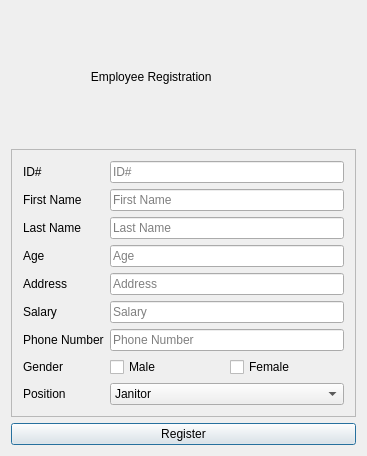
<?xml version="1.0" encoding="UTF-8"?>
<ui version="4.0">
 <class>EmployeeDialog</class>
 <widget class="QDialog" name="EmployeeDialog">
  <property name="geometry">
   <rect>
    <x>0</x>
    <y>0</y>
    <width>367</width>
    <height>456</height>
   </rect>
  </property>
  <property name="windowTitle">
   <string>EmployeeDialog</string>
  </property>
  <layout class="QGridLayout" name="gridLayout">
   <item row="2" column="0">
    <widget class="QPushButton" name="regEmployeeButton">
     <property name="text">
      <string>Register</string>
     </property>
    </widget>
   </item>
   <item row="1" column="0">
    <widget class="QFrame" name="frame">
     <property name="frameShape">
      <enum>QFrame::StyledPanel</enum>
     </property>
     <property name="frameShadow">
      <enum>QFrame::Raised</enum>
     </property>
     <layout class="QFormLayout" name="formLayout">
      <item row="12" column="1">
       <widget class="QLineEdit" name="addressLineEdit">
        <property name="placeholderText">
         <string>Address</string>
        </property>
       </widget>
      </item>
      <item row="13" column="0">
       <widget class="QLabel" name="label_6">
        <property name="text">
         <string>Salary</string>
        </property>
       </widget>
      </item>
      <item row="18" column="0">
       <widget class="QLabel" name="label_7">
        <property name="text">
         <string>Gender</string>
        </property>
       </widget>
      </item>
      <item row="18" column="1">
       <layout class="QHBoxLayout" name="horizontalLayout">
        <item>
         <widget class="QCheckBox" name="maleCheckBox">
          <property name="text">
           <string>Male</string>
          </property>
         </widget>
        </item>
        <item>
         <widget class="QCheckBox" name="femaleCheckBox">
          <property name="text">
           <string>Female</string>
          </property>
         </widget>
        </item>
       </layout>
      </item>
      <item row="20" column="1">
       <widget class="QComboBox" name="comboBox">
        <item>
         <property name="text">
          <string>Janitor</string>
         </property>
        </item>
        <item>
         <property name="text">
          <string>Doctor</string>
         </property>
        </item>
        <item>
         <property name="text">
          <string>Nurse</string>
         </property>
        </item>
        <item>
         <property name="text">
          <string>Receptionist </string>
         </property>
        </item>
       </widget>
      </item>
      <item row="13" column="1">
       <widget class="QLineEdit" name="salaryLineEdit">
        <property name="placeholderText">
         <string>Salary</string>
        </property>
       </widget>
      </item>
      <item row="12" column="0">
       <widget class="QLabel" name="label_5">
        <property name="text">
         <string>Address</string>
        </property>
       </widget>
      </item>
      <item row="11" column="1">
       <widget class="QLineEdit" name="ageLineEdit">
        <property name="placeholderText">
         <string>Age</string>
        </property>
       </widget>
      </item>
      <item row="11" column="0">
       <widget class="QLabel" name="label_4">
        <property name="text">
         <string>Age</string>
        </property>
       </widget>
      </item>
      <item row="10" column="1">
       <widget class="QLineEdit" name="lNameLineEdit">
        <property name="placeholderText">
         <string>Last Name</string>
        </property>
       </widget>
      </item>
      <item row="10" column="0">
       <widget class="QLabel" name="label_3">
        <property name="text">
         <string>Last Name</string>
        </property>
       </widget>
      </item>
      <item row="9" column="0">
       <widget class="QLabel" name="label_2">
        <property name="text">
         <string>First Name</string>
        </property>
       </widget>
      </item>
      <item row="9" column="1">
       <widget class="QLineEdit" name="fNameLineEdit">
        <property name="placeholderText">
         <string>First Name</string>
        </property>
       </widget>
      </item>
      <item row="8" column="0">
       <widget class="QLabel" name="label">
        <property name="text">
         <string>ID#</string>
        </property>
       </widget>
      </item>
      <item row="8" column="1">
       <widget class="QLineEdit" name="idLineEdit">
        <property name="placeholderText">
         <string>ID#</string>
        </property>
       </widget>
      </item>
      <item row="15" column="1">
       <widget class="QLineEdit" name="phoneNumLineEdit">
        <property name="placeholderText">
         <string>Phone Number</string>
        </property>
       </widget>
      </item>
      <item row="15" column="0">
       <widget class="QLabel" name="label_8">
        <property name="text">
         <string>Phone Number</string>
        </property>
       </widget>
      </item>
      <item row="20" column="0">
       <widget class="QLabel" name="label_10">
        <property name="text">
         <string>Position</string>
        </property>
       </widget>
      </item>
     </layout>
    </widget>
   </item>
   <item row="0" column="0">
    <widget class="QLabel" name="label_9">
     <property name="text">
      <string>                        Employee Registration </string>
     </property>
    </widget>
   </item>
  </layout>
 </widget>
 <layoutdefault spacing="6" margin="11"/>
 <resources/>
 <connections/>
</ui>
